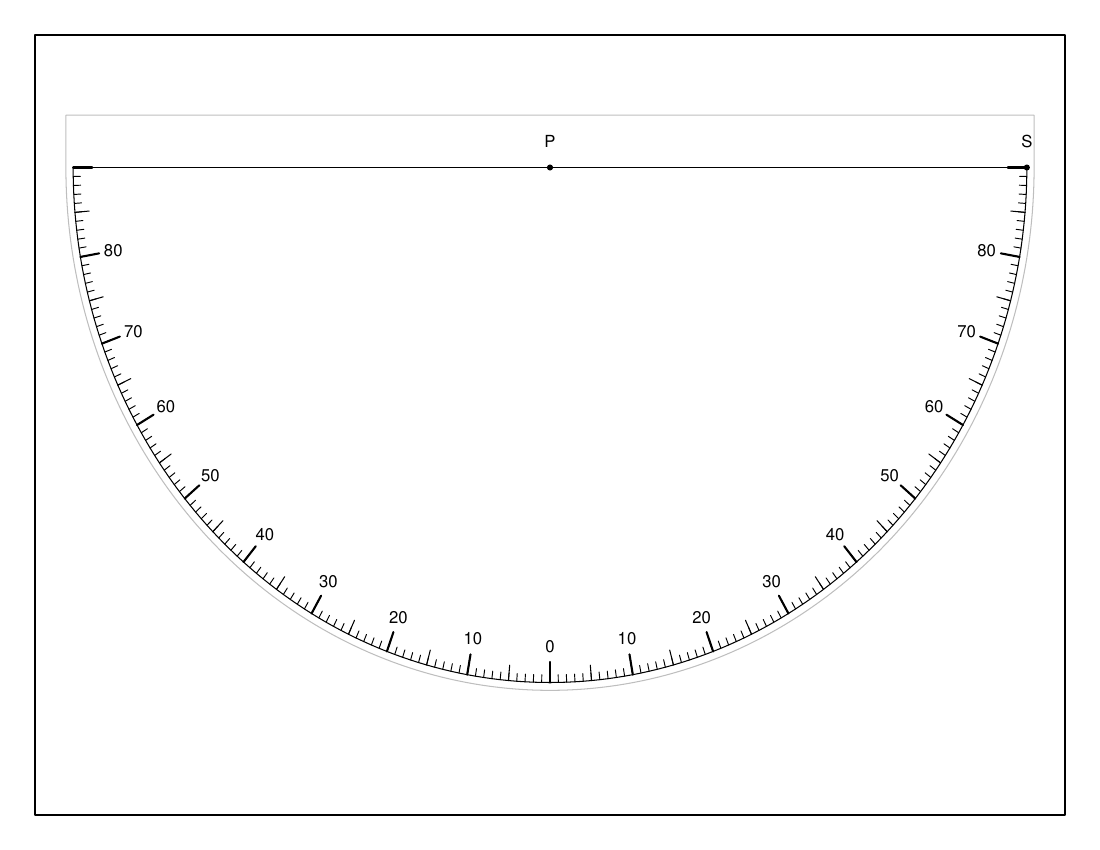

This figure's R source:
library("sextant")
pdf("sextant1.pdf", width=11, height=8.5, paper="USr")
sextant(1)
dev.off()

